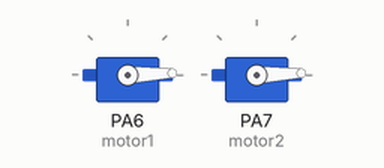
Simulated run of this sketch. Board: STM32 Blue Pill. On the bench: 2 × servo.

Above: at 0.05 s.
At 1.75 s:
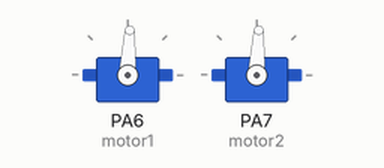
At 3.45 s:
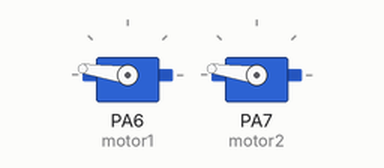
At 6.85 s:
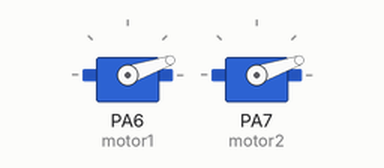
Timing chart, 0 to 9.4 s (numbered marks = the images above):
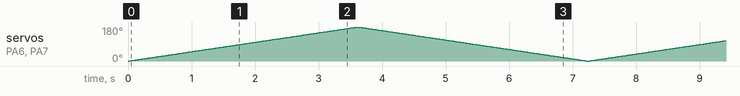

The sketch:

Servo_motor_software_servo.ino
```cpp
 #include <SoftwareServo.h> // Library to run a servo motor in software for micro controllers which are lacking servo support

  SoftwareServo myservo1; // initialize servo object
  SoftwareServo myservo2; // initialize servo object
  const int motor1 = PA6;   // Pin for a motor
  const int motor2 = PA7;   // Pin for a motor
  float pos = 0;

   // setup function runs once on startup of the microcontroller
   void setup()
   {
     myservo1.attach(motor1);  // attach servo object to a motor pin
     myservo2.attach(motor2);  // attach servo object to a motor pin
       }

   void loop() {

    for (pos = 0; pos <= 180; pos += 1) { // goes from 0 degrees to 180 degrees
    myservo1.write(pos);              // tell servo to go to position in variable 'pos'
    myservo2.write(pos);
    SoftwareServo::refresh();
    delay(20);                       // waits 15ms for the servo to reach the position
  }
  for (pos = 180; pos >= 0; pos -= 1) { // goes from 180 degrees to 0 degrees

    myservo1.write(pos);              // tell servo to go to position in variable 'pos'
    myservo2.write(pos);
    SoftwareServo::refresh();        // this keeps the servos updated
    delay(20);                       // waits 15ms for the servo to reach the position
  }
   }
```
